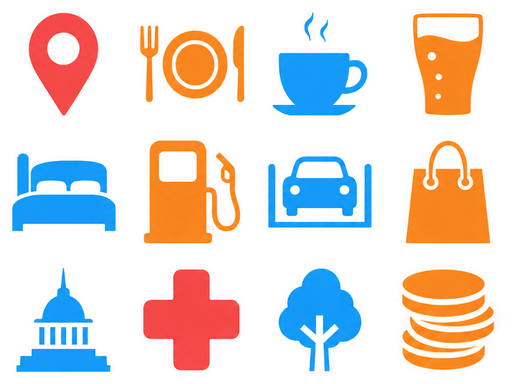
#> input picture app/src/main/assets/poi/ctos.webp, 512 x 384 px
$ python -i install_artwork_v2.py   (imports and definitions only)
#> lines starting #> are read from the running program, lines starting #| are printed output that depends on the picture; after the words box and inside, x2 and y2 are one past the last pixel; in counts of white or black regions, pixels touching at a corner belong together
"""Install the newly generated, original Waypoint artwork into Android.

Run with a local Python environment containing Pillow and NumPy after the
imagegen batch has finished.
The generated PNGs in output/imagegen are local source intermediates. The
compressed Android assets are the checked-in deliverables. Run
prepare_public_assets.py before rendering the Remotion videos.
"""

from __future__ import annotations

from pathlib import Path

import numpy as np
from PIL import Image, ImageDraw, ImageFilter, ImageOps


ROOT = Path(__file__).resolve().parents[2]
FULL = ROOT / "output/imagegen/full-v2"
PILOT = ROOT / "output/imagegen/pilot-v2"
DRAWABLE = ROOT / "app/src/main/res/drawable-nodpi"

COVERS = (
    "los_santos", "old_west", "pixel", "night_city", "green_terminal",
    "san_andreas", "heat", "rivia", "vice_coast", "liberty", "ctos",
    "hyrule", "skyrim", "lands_between", "horizon", "assassin",
    "far_cry", "ghost", "bridges", "horizon_wilds", "spider",
    "hogwarts", "starfield", "kingdom", "saints", "just_cause", "mafia",
)
def source(name: str) -> Path:
    for folder in (FULL, PILOT):
        candidate = folder / f"{name}_v2.png"
        if candidate.exists():
            return candidate
    raise FileNotFoundError(name)


def sticker_cutout(path: Path) -> Image.Image:
#> called with path = '../../app/src/main/assets/poi/ctos.webp'
    original = Image.open(path).convert("RGB")
    rgb = np.asarray(original)
    r, g, b = rgb[:, :, 0], rgb[:, :, 1], rgb[:, :, 2]
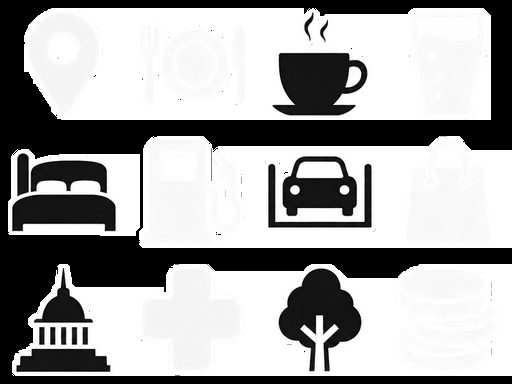
#> r: shape (384, 512); min 0, max 255, mean 166
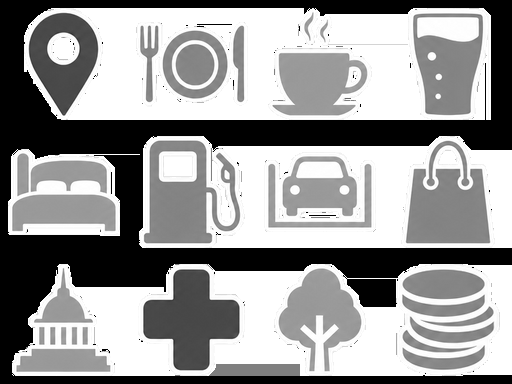
#> g: shape (384, 512); min 0, max 255, mean 151.7
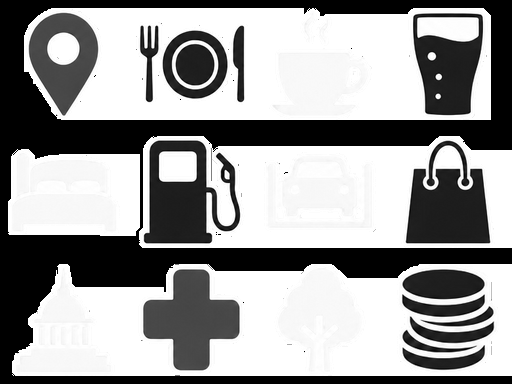
#> b: shape (384, 512); min 0, max 255, mean 153.9
    # Imagegen's high-chroma magenta is deliberately outside the sticker palette.
    magenta = (r > 145) & (b > 135) & (g < 118) & (np.abs(r.astype(int) - b.astype(int)) < 105)
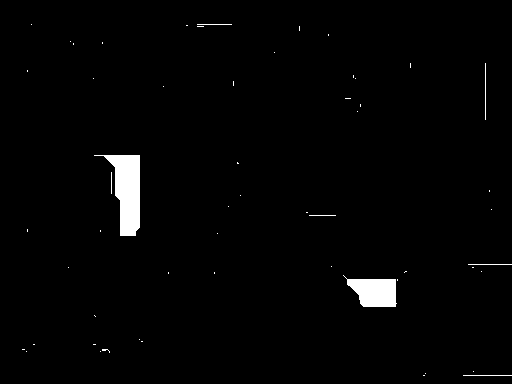
#> magenta: shape (384, 512) bool; 1.7% white; 56 white regions (48 under 20 px), largest, box (x1, y1, x2, y2) and area: (94, 155, 140, 236) 1896, (343, 275, 397, 307) 1156, (485, 63, 486, 120) 57
    # fromarray can be read-only; floodfill must receive a mutable copy.
    connected = Image.fromarray(np.where(magenta, 255, 0).astype("uint8"), "L").copy()
    for corner in ((0, 0), (original.width - 1, 0), (0, original.height - 1),
                   (original.width - 1, original.height - 1)):
        if connected.getpixel(corner) == 255:
            ImageDraw.floodfill(connected, corner, 128, thresh=0)
    # A letterform or handle can enclose an isolated pocket of the same
    # chroma backdrop. Remove that saturated key color inside the silhouette.
    strict_chroma = (r > 210) & (b > 210) & (g < 70) & (
        np.abs(r.astype(int) - b.astype(int)) < 50
    )
    background = (np.asarray(connected) == 128) | strict_chroma
    alpha = Image.fromarray(np.where(background, 0, 255).astype("uint8"), "L")
    alpha = alpha.filter(ImageFilter.MinFilter(3)).filter(ImageFilter.GaussianBlur(.45))
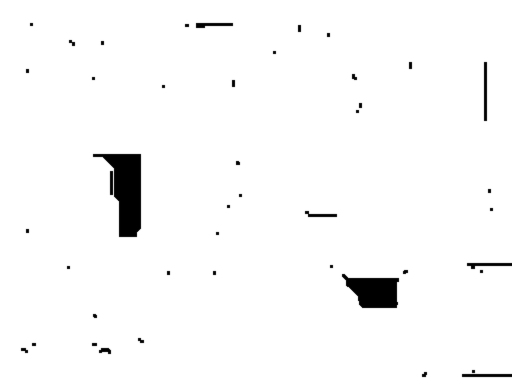
#> alpha: PIL image 512x384 L; min 0, max 255, mean 248.8
    cutout = original.convert("RGBA")
    cutout.putalpha(alpha)
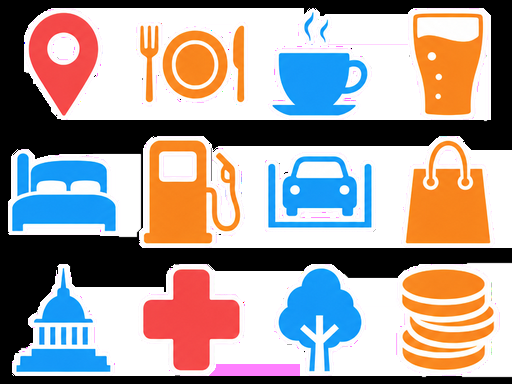
#> cutout: PIL image 512x384 RGBA; mean R, G, B, A 166, 151.7, 153.9, 248.8; transparent parts drawn white
    bbox = cutout.getbbox()
#> bbox = (0, 0, 512, 384)
    if bbox is None:
        raise ValueError(f"No sticker pixels in {path}")
    cutout = cutout.crop(bbox)
    cutout.thumbnail((492, 492), Image.Resampling.LANCZOS)
#> cutout: PIL image 492x369 RGBA
    canvas = Image.new("RGBA", (512, 512), (0, 0, 0, 0))
#> canvas: PIL image 512x512 RGBA; every value is 0
    canvas.alpha_composite(cutout, ((512 - cutout.width) // 2, (512 - cutout.height) // 2))
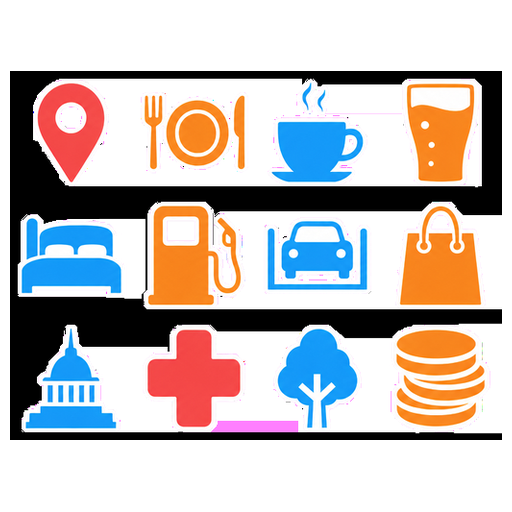
#> canvas: PIL image 512x512 RGBA; mean R, G, B, A 111.8, 104.8, 103.3, 172.3; transparent parts drawn white
    return canvas


def main() -> None:
    missing = [name for name in (f"art_{x}" for x in COVERS) if not any(
        (folder / f"{name}_v2.png").exists() for folder in (FULL, PILOT)
    )]
    if missing:
        raise SystemExit(f"Imagegen output still missing: {', '.join(missing)}")

    for name in COVERS:
        art = Image.open(source(f"art_{name}")).convert("RGB")
        art = ImageOps.fit(art, (768, 1152), method=Image.Resampling.LANCZOS)
        if name == "pixel":
            art.save(DRAWABLE / "art_pixel.png", optimize=True)
        else:
            art.save(DRAWABLE / f"art_{name}.jpg", quality=87, optimize=True,
                     subsampling=0)

    print(f"Installed {len(COVERS)} world covers")


# [2 lines not run here, left out]

>>> result = sticker_cutout('../../app/src/main/assets/poi/ctos.webp')
